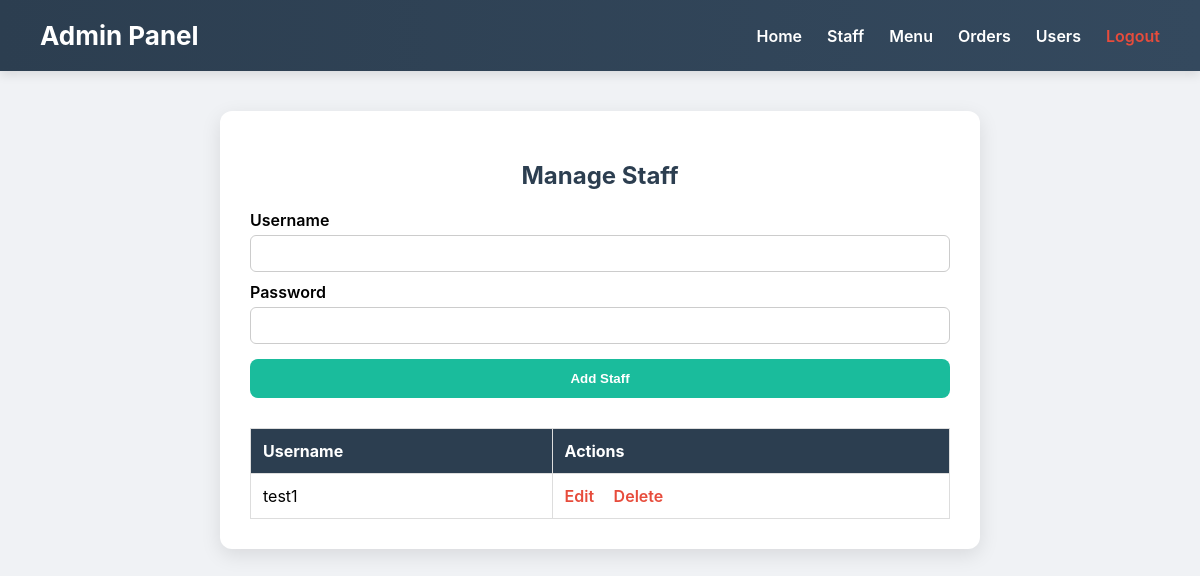
The app's page /manage_staff.php (signed in), older data.
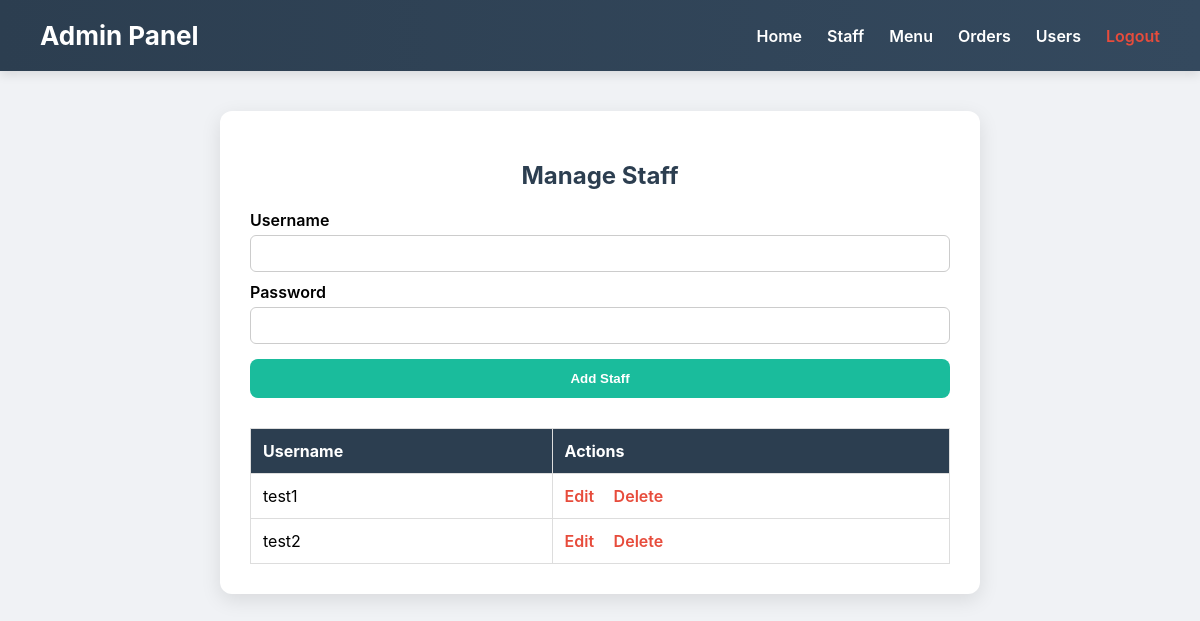
The same page, newer data.
### tables this page shows
CREATE TABLE `users` (
  `id` int(11) NOT NULL,
  `username` varchar(50) NOT NULL,
  `password` varchar(255) NOT NULL,
  `role` enum('admin','staff','user') DEFAULT 'user'
);

### manage_staff.php (the view, shortened to what this page needs)
<?php
include 'db_connect.php';
$stmt = $conn->prepare("SELECT id, username FROM users WHERE role = 'staff' ORDER BY username");
$stmt->execute();
$staffs = $stmt->fetchAll(PDO::FETCH_ASSOC);
?>
<!DOCTYPE html>
<html lang="en">
<head>
</head>
<body>
<div class="navbar">
    <h1>Admin Panel</h1>
    <ul>
        <li><a href="admin_dashboard.php">Home</a></li>
        <li><a href="manage_staff.php">Staff</a></li>
        <li><a href="manage_menu.php">Menu</a></li>
        <li><a href="view_orders.php">Orders</a></li>
        <li><a href="manage_users.php">Users</a></li>
        <li><a class="logout" href="logout.php">Logout</a></li>
    </ul>
</div>
<div class="container">
    <h2>Manage Staff</h2>
    <form method="POST" action="">
        <label for="username">Username</label>
        <input id="username" name="username" type="text" required />
        <label for="password">Password</label>
        <input id="password" name="password" type="password" required />
        <button type="submit" name="add_staff">Add Staff</button>
    </form>
    <table>
        <thead>
            <tr><th>Username</th><th>Actions</th></tr>
        </thead>
        <tbody>
            <?php foreach ($staffs as $staff): ?>
                <tr>
                    <td><?= htmlspecialchars($staff['username']) ?></td>
                    <td class="actions">
                        <a href="edit_staff.php?id=<?= $staff['id'] ?>">Edit</a>
                        <a href="delete_staff.php?id=<?= $staff['id'] ?>" onclick="return confirm('Are you sure you want to delete this staff?');">Delete</a>
                    </td>
                </tr>
            <?php endforeach; ?>
        </tbody>
    </table>
</div>
</body>
</html>

Row changes from the older to the newer data that the page shows:
added users: username "test2"
